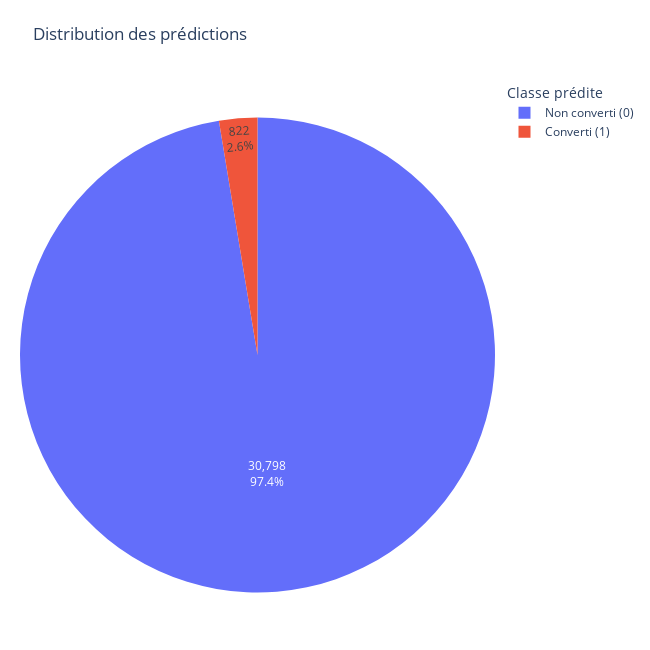

Write notebook code for a chart like this one.
### Code cell
dist = submission["converted"].value_counts().sort_index().reset_index()
dist.columns = ["converted", "count"]
dist["label"] = dist["converted"].map({0: "Non converti (0)", 1: "Converti (1)"})

fig = px.pie(
    dist,
    names="label",
    values="count",
    title="Distribution des prédictions",
)

fig.update_traces(textinfo="percent+value")  # % + effectif

fig.update_layout(
    width=650, height=650,                 # carré
    legend_title_text="Classe prédite",
    margin=dict(t=80, l=20, r=20, b=20),
)
fig.show()

### Figure 1 — Plotly figure (JSON) as saved in the notebook; plotly's stock layout.template omitted (floating-point values rounded to 4 significant figures)
{"data": [{"domain": {"x": [0, 1], "y": [0, 1]}, "hovertemplate": "label=%{label}<br>count=%{value}<extra></extra>", "labels": ["Non converti (0)", "Converti (1)"], "legendgroup": "", "name": "", "showlegend": true, "textinfo": "percent+value", "type": "pie", "values": [30798, 822]}], "layout": {"height": 650, "legend": {"title": {"text": "Classe prédite"}, "tracegroupgap": 0}, "margin": {"b": 20, "l": 20, "r": 20, "t": 80}, "title": {"text": "Distribution des prédictions"}, "width": 650}}
